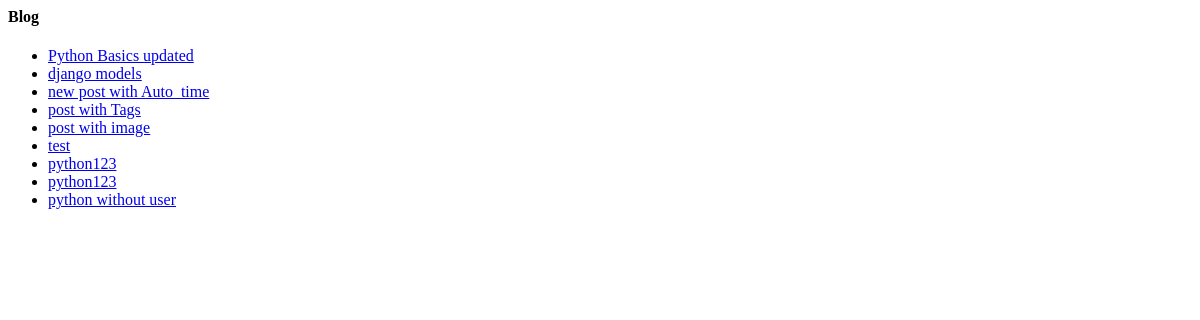
The app's page /posts/, older data.
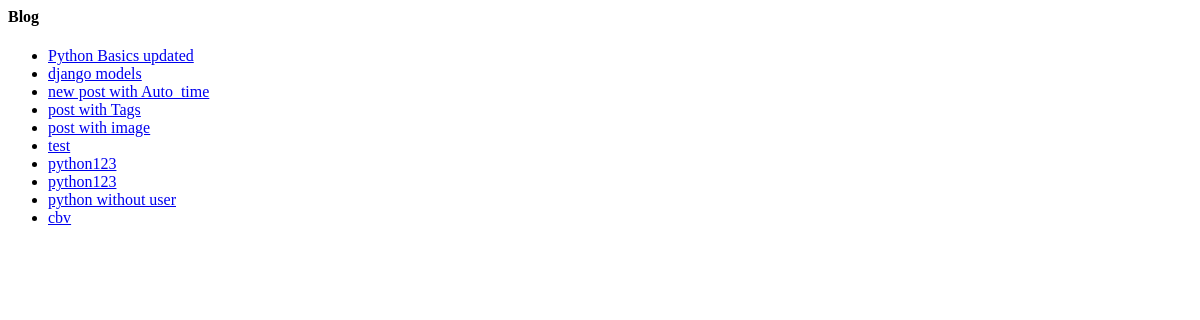
The same page, newer data.
### posts/models.py (models this page shows)
class Post(models.Model):
    author = models.ForeignKey(User,related_name='post_author',on_delete=models.CASCADE)
    title = models.CharField(max_length=100)
    content = models.TextField(max_length=20000)
    draft = models.BooleanField(default=True)
    publish_date = models.DateTimeField(default=timezone.now)
    tags = TaggableManager()
    image = models.ImageField(upload_to='post',null=True,blank=True)
    category =models.ForeignKey(Category,related_name='post_category',on_delete=models.SET_NULL,null=True)
    def __str__(self):
        return self.title

### posts/views.py (the view)
# urls.py: path('posts/', PostList.as_view(), name='post'),
class PostList(ListView):
    model = Post

### posts/templates/posts/post_list.html
<h4>Blog</h4>
<ul>
{% for post in object_list %}
    <li><a href = "/posts/{{post.id}}">{{post}}</a></li>
    {% endfor %}
</ul>

Row changes from the older to the newer data that the page shows:
added Post: title "cbv"
